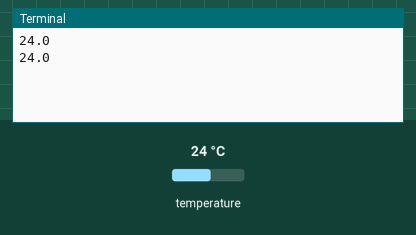
Simulated run of this program. Board: Raspberry Pi (BCM pin numbers). On the bench: the last lines printed to the terminal. Inputs (shaded band) come from the test bench; at power-on: temperature 24 °C.

Above: at 1.2 s.
1.3 s: temperature set to 12 °C
At 2.6 s:
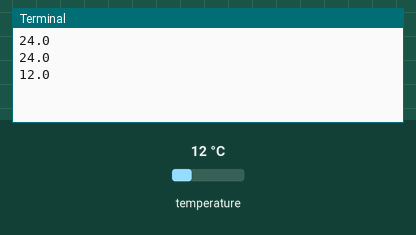
2.8 s: temperature set to 19 °C
At 3.8 s:
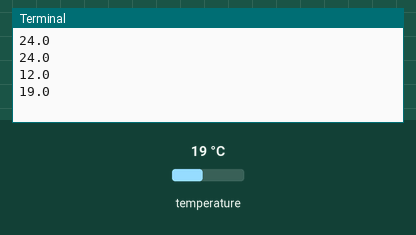
Timing chart, 0 to 5.8 s (numbered marks = the images above; inputs shaded):
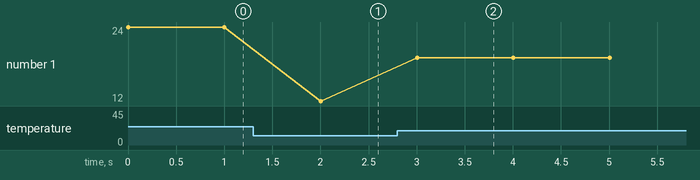

Measured:
- after the input at 1.3 s, the terminal: prints a new line after 0.70 s (image 1)
- after the input at 2.8 s, the terminal: prints a new line after 0.20 s (image 2)
- plotted number 1: 24 → 12 after the input at 1.3 s, 12 → 19 after the input at 2.8 s

The program:

pr3.py
```python
# -*- coding: utf-8 -*-
import smbus
from time import sleep

while True:

  bus = smbus.SMBus(1)
  address_adt7410 = 0x48
  register_adt7410 = 0x00
  configration_adt7410 = 0x03

  # 13bitに設定して読み出し
  bus.write_word_data(address_adt7410, configration_adt7410, 0x00)
  word_data = bus.read_word_data(address_adt7410, register_adt7410)

  # ２バイトの入れ替え
  data = (word_data & 0xff00) >> 8 | (word_data & 0xff) << 8

  # 3ビットの右シフト
  data = data >> 3

  # 16で割って温度に
  print(data/16.)

  sleep(1)
```
